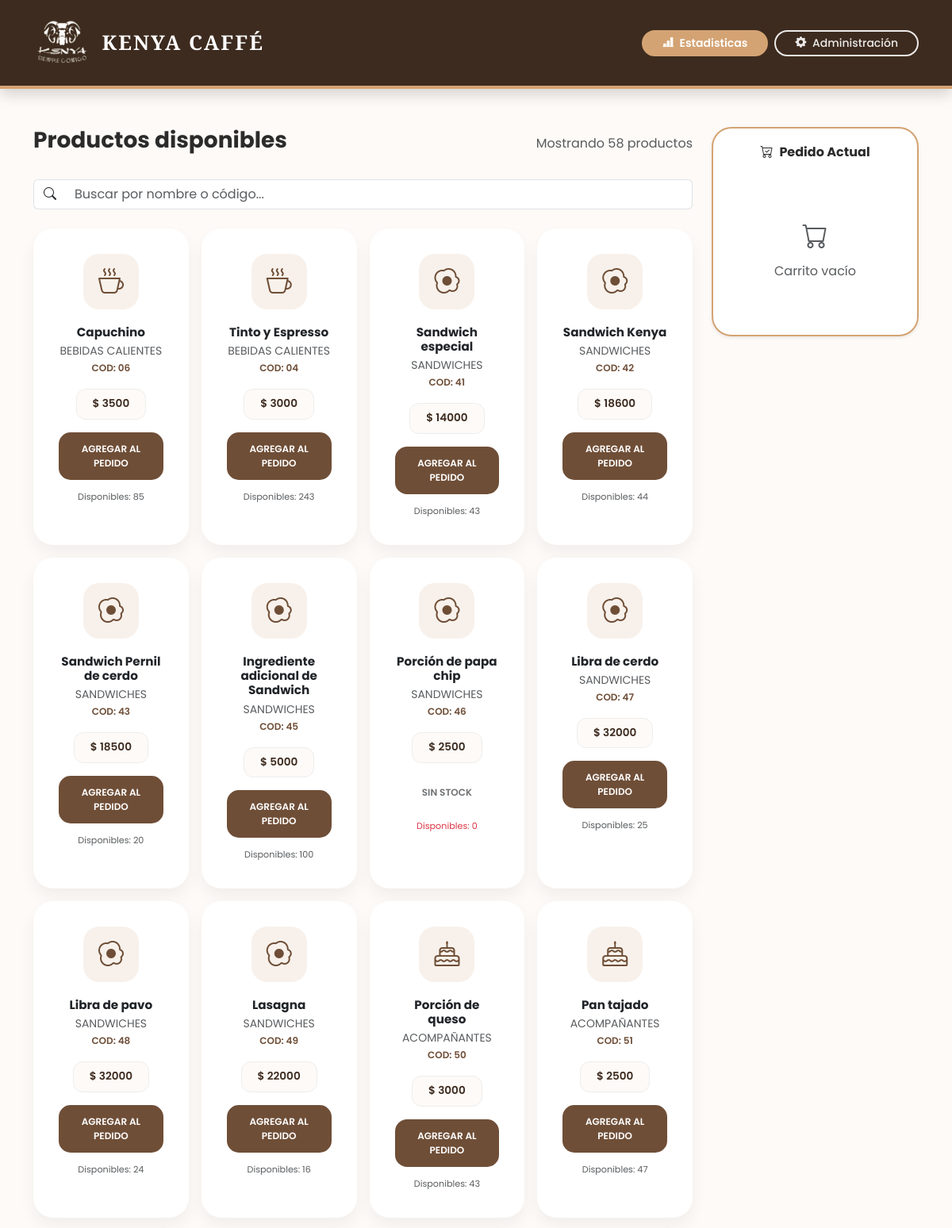
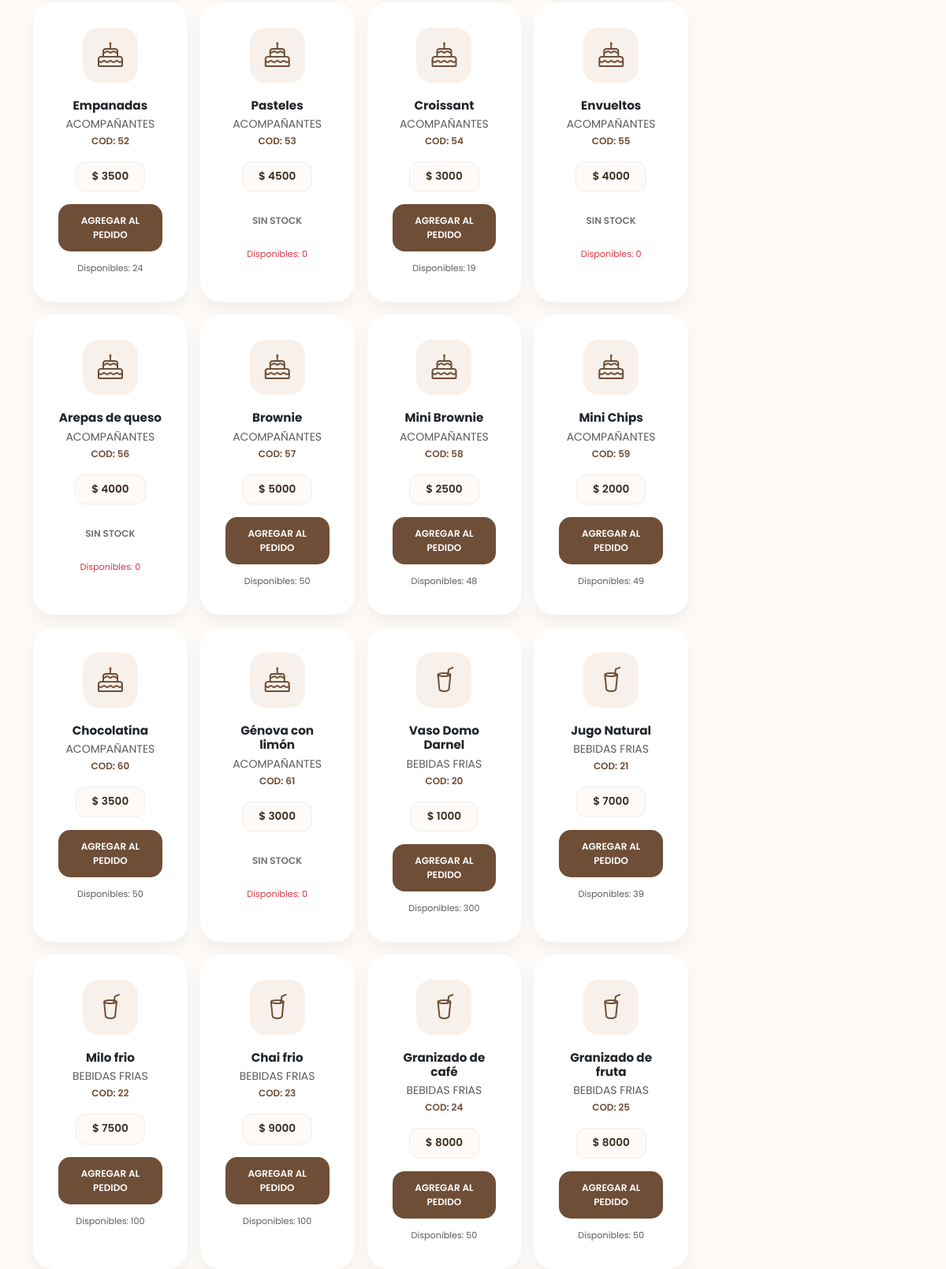
The app's page / (upper part), older data (2 pictures, top to bottom).
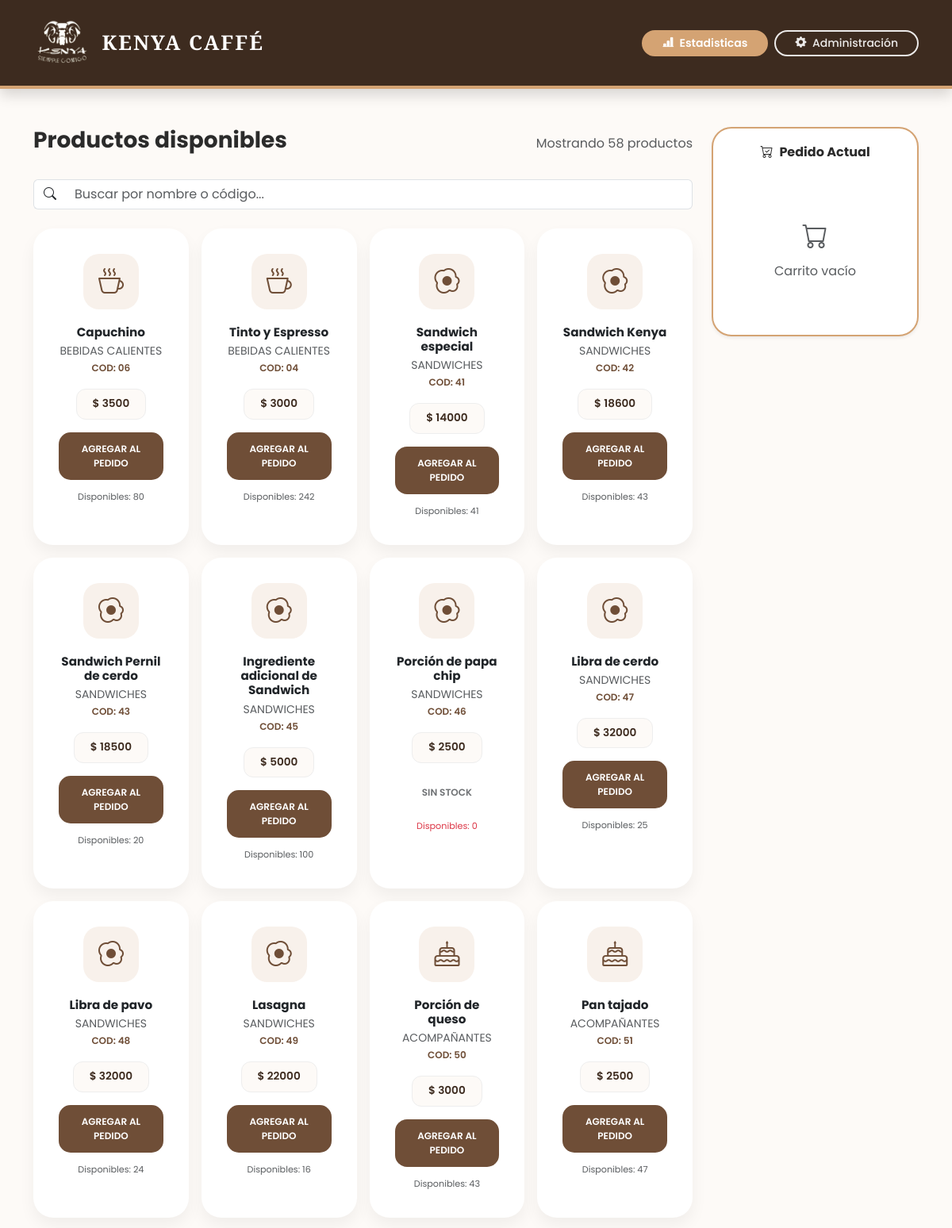
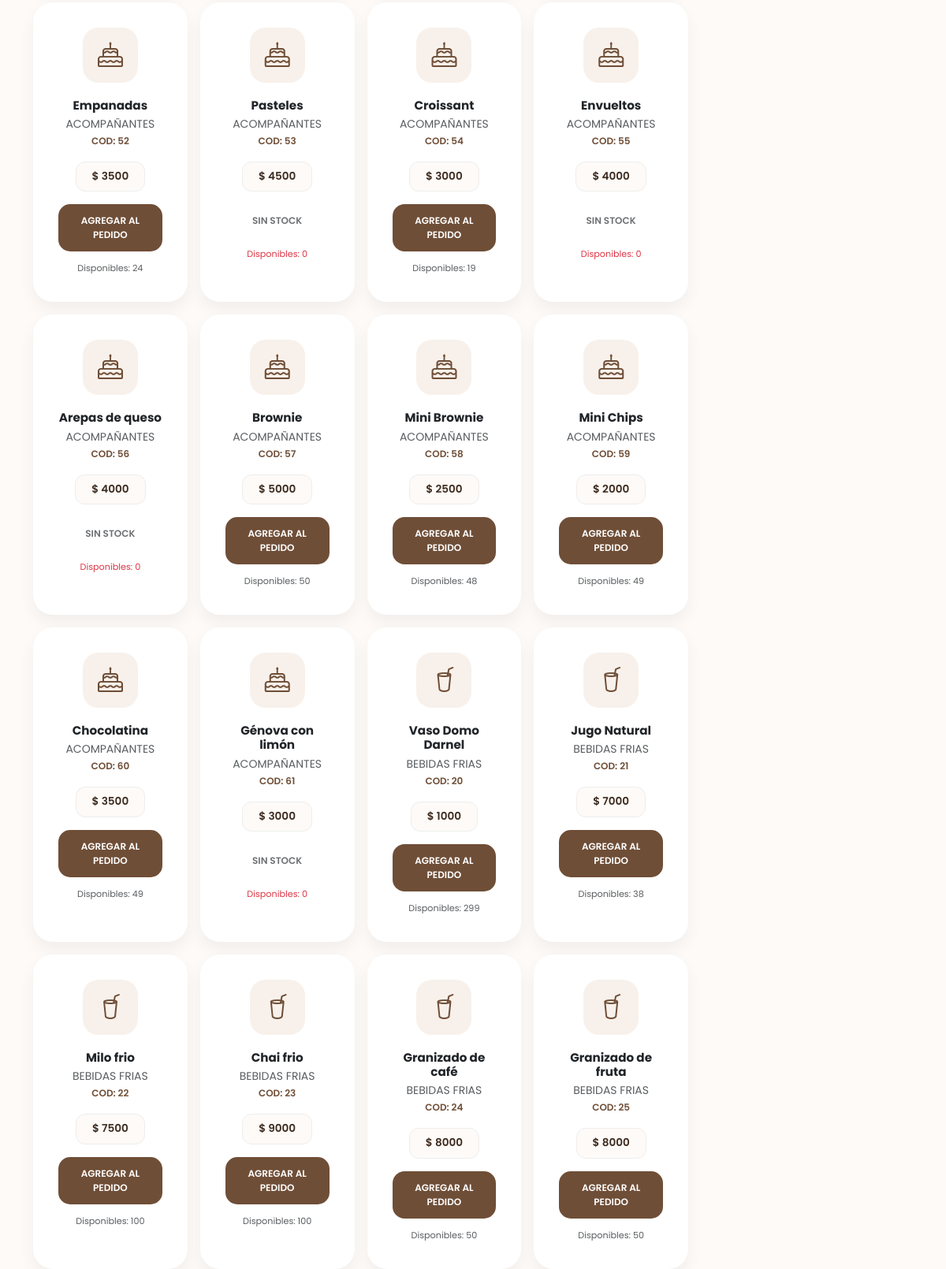
The same page, newer data (2 pictures, top to bottom).
### gestion/models.py (models this page shows, shortened)
class Producto(models.Model):
    codigo = models.CharField(
        max_length=20,
        unique=True,
        verbose_name="Código/SKU",
        null=True,
        blank=True
    )
    nombre = models.CharField(max_length=100)
    precio = models.DecimalField(max_digits=10, decimal_places=2)
    stock = models.IntegerField(default=0)
    categoria = models.ForeignKey(Categoria, on_delete=models.CASCADE)
    disponible = models.BooleanField(default=True)

class Categoria(models.Model):
    nombre = models.CharField(max_length=100, unique=True)
    class Meta:
        verbose_name_plural = "Categorías"

### gestion/views.py (the view, shortened to what this page needs)
# urls.py: path('', views.panel_ventas, name='index'),
def panel_ventas(request):
    productos = Producto.objects.filter(disponible=True)
    ultimas_ventas = Venta.objects.all().order_by('-id')[:5]
    return render(request, 'gestion/index.html', {
        'productos': productos,
        'ultimas_ventas': ultimas_ventas
    })

### gestion/templates/gestion/index.html (shortened to what this page needs)
{% load static %}
<!DOCTYPE html>
<html lang="es">
<head>
    <link href="https://cdn.jsdelivr.net/npm/bootstrap@5.3.0/dist/css/bootstrap.min.css" rel="stylesheet">
    <link rel="stylesheet" href="https://cdn.jsdelivr.net/npm/bootstrap-icons@1.11.1/font/bootstrap-icons.css">
</head>
<body>
<nav class="navbar navbar-dark mb-5 shadow">
    <div class="container d-flex flex-wrap align-items-center justify-content-between">
        <a class="navbar-brand d-flex align-items-center mb-2 mb-lg-0 text-white text-decoration-none" href="{% url 'index' %}">
            <img src="{% static 'img/logokenya.png' %}" alt="Logo Kenya Café" style="height: 60px; width: auto; margin-right: 12px;">
            <span style="font-family: 'Playfair Display', serif; font-weight: bold; letter-spacing: 2px; font-size: 1.6rem;">KENYA CAFFÉ</span>
        </a>
        <div class="d-flex gap-2">
            <a href="{% url 'dashboard_ventas' %}" class="btn btn-sm px-4 text-white rounded-pill border-2 fw-semibold"
               style="background-color: var(--dorado); border-color: var(--dorado); transition: 0.2s;">
                <i class="bi bi-bar-chart-line-fill me-1"></i> Estadisticas
            </a>
            <a href="/admin/" target="_blank" class="btn btn-sm px-4 text-white rounded-pill border-2"
               style="background-color: transparent; border-color: #ffffff; font-weight: 500; opacity: 0.9;">
                <i class="bi bi-gear-fill me-1"></i> Administración
            </a>
        </div>
    </div>
</nav>
<div class="container pb-5">
    <div class="row g-4">
        <div class="col-lg-9">
            <div class="d-flex justify-content-between align-items-center mb-4">
                <h3 class="fw-bold">Productos disponibles</h3>
                <span class="text-muted">Mostrando {{ productos.count }} productos</span>
            </div>
            <div class="mb-4">
                <div class="input-group">
                    <span class="input-group-text bg-white border-end-0 rounded-pill-start">
                        <i class="bi bi-search"></i>
                    </span>
                    <input type="text" id="buscador" class="form-control border-start-0 rounded-pill-end" placeholder="Buscar por nombre o código...">
                </div>
            </div>
            <div class="row g-3" id="contenedorProductos">
                {% for p in productos %}
                <div class="col-md-6 col-lg-4 col-xl-3 item-producto">
                    <div class="card h-100 card-producto p-3 text-center">
                        <div class="card-body">
                            <div class="icon-box">
                                {% if p.categoria.nombre == 'Bebidas calientes' %}<i class="bi bi-cup-hot"></i>
                                {% elif p.categoria.nombre == 'Bebidas frias' %}<i class="bi bi-cup-straw"></i>
                                {% elif p.categoria.nombre == 'Sandwiches' %}<i class="bi bi-egg-fried"></i>
                                {% elif p.categoria.nombre == 'Vinos' %}<i class="bi bi-glass-hr"></i>
                                {% elif p.categoria.nombre == 'Licores' %}<i class="bi bi-wine"></i>
                                {% elif p.categoria.nombre == 'Acompañantes' %}<i class="bi bi-cake"></i>
                                {% else %}<i class="bi bi-bag-heart"></i>{% endif %}
                            </div>
                            <h5 class="fw-bold mb-1 nombre-producto" style="font-size: 0.95rem;">{{ p.nombre }}</h5>
                            <p class="text-muted small mb-3 text-uppercase">
                                {{ p.categoria.nombre }}
                                <br>
                                <span class="codigo-valor" style="color: var(--cafe-claro); font-weight: 600; font-size: 0.75rem;">
                                    Cod: <span class="cod-texto">{{ p.codigo|default:"---" }}</span>
                                </span>
                            </p>
                            <div class="mb-3">
                                <span class="price-badge" style="font-size: 0.85rem;">$ {{ p.precio|floatformat:0 }}</span>
                            </div>
                            <button type="button" class="btn btn-vender w-100 btn-agregar-carrito"
                                    data-id="{{ p.id }}" data-nombre="{{ p.nombre }}" data-precio="{{ p.precio }}"
                                    {% if p.stock <= 0 %}disabled{% endif %} style="font-size: 0.75rem;">
                                {% if p.stock > 0 %}AGREGAR AL PEDIDO{% else %}SIN STOCK{% endif %}
                            </button>
                            <div class="mt-2">
                                <small style="font-size: 0.7rem;" class="{% if p.stock < 5 %}text-danger{% else %}text-muted{% endif %}">
                                    Disponibles: {{ p.stock }}
                                </small>
                            </div>
                        </div>
                    </div>
                </div>
                {% endfor %}
            </div>
        </div>
        <div class="col-lg-3">
            <div class="sidebar-historial shadow-sm">
                <h6 class="fw-bold mb-4 text-center"><i class="bi bi-cart-check me-2"></i>Pedido Actual</h6>
                <div id="carritoLateral">
                    <div class="text-center py-5 text-muted">
                        <i class="bi bi-cart d-block mb-2 fs-2"></i> Carrito vacío
                    </div>
                </div>
            </div>
        </div>
    </div>
</div>
</body>
</html>

### gestion/templates/gestion/index.html (style rules this page uses)
:root { --cafe-premium: #3d2b1f; --cafe-claro: #6f4e37; --dorado: #d4a373; --crema-fondo: #fdfaf7; }
body { font-family: 'Poppins', sans-serif; background-color: var(--crema-fondo); color: #2b2b2b; }
.navbar { background: var(--cafe-premium); border-bottom: 4px solid var(--dorado); padding: 1.2rem; }
.card-producto { border: none; border-radius: 25px; background: #ffffff; transition: all 0.4s ease; box-shadow: 0 10px 20px rgba(0,0,0,0.05); }
.icon-box { background: #f8f1eb; width: 70px; height: 70px; border-radius: 20px; display: flex; align-items: center; justify-content: center; margin: 0 auto 20px; color: var(--cafe-claro); font-size: 2rem; }
.price-badge { background: var(--crema-fondo); color: var(--cafe-premium); font-weight: 600; padding: 8px 20px; border-radius: 12px; border: 1px solid #eee; display: inline-block; }
.btn-vender { background: var(--cafe-claro); color: white; border-radius: 15px; font-weight: 600; padding: 12px; border: none; transition: 0.3s; }
.sidebar-historial { background: white; border-radius: 25px; padding: 20px; border: 2px solid var(--dorado); position: sticky; top: 20px; box-shadow: 0 10px 30px rgba(0,0,0,0.05); max-height: 85vh; overflow-y: auto; }

Row changes from the older to the newer data that the page shows:
changed Producto "Capuchino": stock "85" → "80"
changed Producto "Tinto y Espresso": stock "243" → "242"
changed Producto "Sandwich especial": stock "43" → "41"
changed Producto "Sandwich Kenya": stock "44" → "43"
changed Producto "Chocolatina": stock "50" → "49"
changed Producto "Vaso Domo Darnel": stock "300" → "299"
changed Producto "Jugo Natural": stock "39" → "38"
